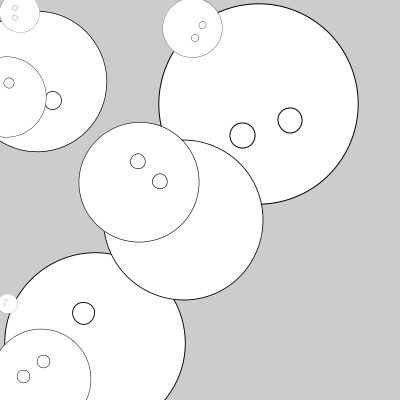
Frame 1 (no input)
Frame 60 (the mouse pressed at the canvas centre just before this capture): identical to frame 1, image omitted
Frame 120 (the mouse held since frame 60 and released just before this capture): identical to frame 1, image omitted

The Processing sketch that drew this single still picture (run headless with seeded random() and noise(); from frame 60 on, the mouse is pressed at the canvas centre):

// Processing sketch: manyFaces
// ── manyFaces.pde
void setup() {
  size(400, 400);
  for (int dowry =10; dowry>0; dowry--) {
    faces(dowry);
  }
}

void draw() {
}
void mousePressed() {
  background(127);
  for (int dowry =10; dowry>0; dowry--) {
    faces(dowry);
  }
}

void faces(int myVal) {
  pushMatrix();
  translate(random(width), random(height));
  rotate(random(-3.14, 3.14));
  scale(myVal/10.);
  ellipse(0, 0, 200, 200);
  ellipse(-25, -25, 25, 25);
  ellipse(+25, -25, 25, 25);
  popMatrix();
}
